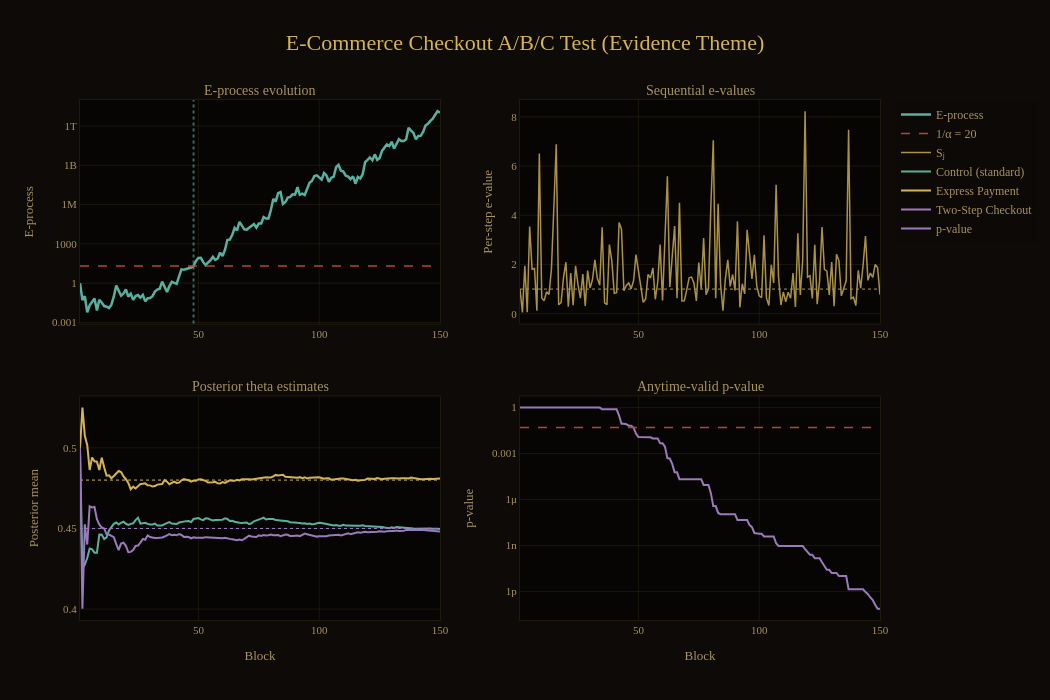

This figure's notebook cell:
### Markdown cell above
# 9. Real World: E-Commerce Checkout A/B/C Test

**Scenario:** A mid-market DTC e-commerce brand (think Allbirds, Glossier) runs
an A/B/C test on three checkout page variants to improve checkout completion rate, the fraction of users who land on the checkout page and complete the purchase.

- **Group 0 (Control):** Current single-page checkout with standard card form
- **Group 1 (Express Payment):** Apple Pay / Google Pay buttons above the card form
- **Group 2 (Two-Step Checkout):** Redesigned two-step flow (shipping, then payment)

The binary outcome: did the user complete the purchase? (1 = yes, 0 = abandoned)

**Why sequential testing matters here:**
- Every day the inferior variant is shown costs real revenue. At $50 AOV with
  ~2,300 users/day per group, a 3pp lift is worth ~$3,450/day in lost conversions.
- The team wants to peek at results continuously without inflating type-I error.
- Engineering cost of maintaining 3 code paths means faster decisions save effort.

**Realistic parameters:** Checkout completion rates are 40-55% for users who
reach the checkout page. A 3pp absolute lift (6.7% relative) from express payment
is realistic. The two-step redesign is a lateral move, no real lift.

### Code cell
np.random.seed(2025)

# True checkout completion rates
true_rates_checkout = {
    0: 0.45,   # Control: single-page checkout
    1: 0.48,   # Express payment: +3pp lift (Apple Pay / Google Pay)
    2: 0.45,   # Two-step checkout: lateral move, no real lift
}

# ~7,000 daily checkout visitors split 3 ways -> ~2,300/group/day
# A block of 200 per group represents roughly 2-3 hours of traffic
block_size_checkout = 200
n_blocks_checkout = 150  # up to ~2 weeks of data

config_checkout = KSampleConfig(
    k=3,
    significance_level=0.05,
    gamma=0.18,
    betting_strategy=BettingStrategy.ALL_IN,
    alternative_type=KSampleAlternativeType.UNRESTRICTED,
)

test_checkout = KSampleSequentialTest(config_checkout)

stop_block_checkout = None
for block in range(n_blocks_checkout):
    group_data = {
        g: np.random.binomial(1, true_rates_checkout[g], size=block_size_checkout)
        for g in range(3)
    }
    result = test_checkout.update(group_data)

    if result.reject_null and stop_block_checkout is None:
        stop_block_checkout = block + 1

# Report
if stop_block_checkout:
    users_at_stop = stop_block_checkout * block_size_checkout * 3
    days_at_stop = stop_block_checkout / (2300 / block_size_checkout * 3)  # ~11.5 blocks/day
    print(f"Rejected H0 at block {stop_block_checkout}")
    print(f"  Total users tested: {users_at_stop:,}")
    print(f"  Approximate days: {days_at_stop:.1f}")
    print(f"  Revenue saved by early stopping: ~${(150 - stop_block_checkout) * 3450 / 11.5:.0f}")
else:
    print(f"No rejection after {n_blocks_checkout} blocks")

summary = test_checkout.get_summary()
print(f"\nGroup means: {summary['group_means']}")
print(f"Final e-process: {summary['current_e_process']:.2f}")

df_checkout = test_checkout.get_history_df()

fig = plot_ksample_dashboard(
    df_checkout, alpha=0.05,
    group_labels=['Control (standard)', 'Express Payment', 'Two-Step Checkout'],
    true_values=true_rates_checkout,
    group_colors=[_EV['teal'], _EV['gold'], _EV['violet']],
    stop_block=stop_block_checkout,
    title='E-Commerce Checkout A/B/C Test', width=1050)
fig.show()

print("\nInterpretation:")
print("  The express payment variant (Group 1) produces a real 3pp lift.")
print("  The two-step redesign (Group 2) is indistinguishable from control.")
print("  The sequential test detects the heterogeneity and stops early,")
print("  saving weeks of traffic that would have been wasted on inferior variants.")

### Figure 1 — Plotly figure (JSON) as saved in the notebook; plotly's stock layout.template omitted (floating-point values rounded to 4 significant figures; data arrays with more than 128 entries replaced by an {"elided": "..."} marker saying what was removed)
{"data": [{"hovertemplate": "<b>Block %{x}</b><br>E-process: %{y:.2f}<extra></extra>", "line": {"color": "#5ab09e", "width": 2.5}, "mode": "lines", "name": "E-process", "type": "scatter", "x": {"elided": "150 int values"}, "xaxis": "x", "y": {"elided": "150 float values"}, "yaxis": "y"}, {"line": {"color": "#b84430", "dash": "dash", "width": 1.5}, "mode": "lines", "name": "1/α = 20", "type": "scatter", "x": [1, 150], "xaxis": "x", "y": [20, 20], "yaxis": "y"}, {"hovertemplate": "<b>Block %{x}</b><br>Sⱼ: %{y:.4f}<extra></extra>", "line": {"color": "#d4b455", "width": 1.5}, "mode": "lines", "name": "Sⱼ", "opacity": 0.8, "type": "scatter", "x": {"elided": "150 int values"}, "xaxis": "x2", "y": {"elided": "150 float values"}, "yaxis": "y2"}, {"line": {"color": "#a89460", "dash": "dot", "width": 1}, "mode": "lines", "name": "E[Sⱼ]=1 under H₀", "showlegend": false, "type": "scatter", "x": [1, 150], "xaxis": "x2", "y": [1, 1], "yaxis": "y2"}, {"hovertemplate": "<b>Block %{x}</b><br>Control (standard): %{y:.4f}<extra></extra>", "line": {"color": "#5ab09e", "width": 2}, "mode": "lines", "name": "Control (standard)", "type": "scatter", "x": {"elided": "150 int values"}, "xaxis": "x3", "y": {"elided": "150 float values"}, "yaxis": "y3"}, {"line": {"color": "#5ab09e", "dash": "dot", "width": 1}, "mode": "lines", "showlegend": false, "type": "scatter", "x": [1, 150], "xaxis": "x3", "y": [0.45, 0.45], "yaxis": "y3"}, {"hovertemplate": "<b>Block %{x}</b><br>Express Payment: %{y:.4f}<extra></extra>", "line": {"color": "#d4b455", "width": 2}, "mode": "lines", "name": "Express Payment", "type": "scatter", "x": {"elided": "150 int values"}, "xaxis": "x3", "y": {"elided": "150 float values"}, "yaxis": "y3"}, {"line": {"color": "#d4b455", "dash": "dot", "width": 1}, "mode": "lines", "showlegend": false, "type": "scatter", "x": [1, 150], "xaxis": "x3", "y": [0.48, 0.48], "yaxis": "y3"}, {"hovertemplate": "<b>Block %{x}</b><br>Two-Step Checkout: %{y:.4f}<extra></extra>", "line": {"color": "#9a7aba", "width": 2}, "mode": "lines", "name": "Two-Step Checkout", "type": "scatter", "x": {"elided": "150 int values"}, "xaxis": "x3", "y": {"elided": "150 float values"}, "yaxis": "y3"}, {"line": {"color": "#9a7aba", "dash": "dot", "width": 1}, "mode": "lines", "showlegend": false, "type": "scatter", "x": [1, 150], "xaxis": "x3", "y": [0.45, 0.45], "yaxis": "y3"}, {"hovertemplate": "<b>Block %{x}</b><br>p: %{y:.2e}<extra></extra>", "line": {"color": "#9a7aba", "width": 2}, "mode": "lines", "name": "p-value", "type": "scatter", "x": {"elided": "150 int values"}, "xaxis": "x4", "y": {"elided": "150 float values"}, "yaxis": "y4"}, {"line": {"color": "#b84430", "dash": "dash", "width": 1.5}, "mode": "lines", "name": "α = 0.05", "showlegend": false, "type": "scatter", "x": [1, 150], "xaxis": "x4", "y": [0.05, 0.05], "yaxis": "y4"}], "layout": {"annotations": [{"font": {"color": "#a89460", "family": "EB Garamond, serif", "size": 14}, "showarrow": false, "text": "E-process evolution", "x": 0.225, "xanchor": "center", "xref": "paper", "y": 1, "yanchor": "bottom", "yref": "paper"}, {"font": {"color": "#a89460", "family": "EB Garamond, serif", "size": 14}, "showarrow": false, "text": "Sequential e-values", "x": 0.775, "xanchor": "center", "xref": "paper", "y": 1, "yanchor": "bottom", "yref": "paper"}, {"font": {"color": "#a89460", "family": "EB Garamond, serif", "size": 14}, "showarrow": false, "text": "Posterior theta estimates", "x": 0.225, "xanchor": "center", "xref": "paper", "y": 0.43, "yanchor": "bottom", "yref": "paper"}, {"font": {"color": "#a89460", "family": "EB Garamond, serif", "size": 14}, "showarrow": false, "text": "Anytime-valid p-value", "x": 0.775, "xanchor": "center", "xref": "paper", "y": 0.43, "yanchor": "bottom", "yref": "paper"}], "font": {"color": "#a89460", "family": "Cormorant Garamond, serif"}, "height": 700, "hoverlabel": {"bgcolor": "#0d0a07", "bordercolor": "rgba(201,168,76,.25)", "font": {"color": "#ddd0a8", "family": "EB Garamond, serif", "size": 12}}, "hovermode": "x unified", "legend": {"bgcolor": "rgba(13,10,7,0.85)", "font": {"color": "#a89460", "family": "EB Garamond, serif", "size": 12}}, "paper_bgcolor": "#0d0a07", "plot_bgcolor": "#060504", "shapes": [{"line": {"color": "#5ab09e", "dash": "dot"}, "opacity": 0.6, "type": "line", "x0": 48, "x1": 48, "xref": "x", "y0": 0, "y1": 1, "yref": "y domain"}], "title": {"font": {"color": "#d4b455", "family": "Cinzel, serif", "size": 22}, "text": "E-Commerce Checkout A/B/C Test (Evidence Theme)", "x": 0.5, "xanchor": "center"}, "width": 1050, "xaxis": {"anchor": "y", "domain": [0, 0.45], "gridcolor": "rgba(201,168,76,.1)", "linecolor": "rgba(201,168,76,.1)", "mirror": true, "showgrid": true, "showline": true, "tickfont": {"family": "EB Garamond, serif", "size": 11}, "title": {"font": {"family": "EB Garamond, serif", "size": 13}}, "zeroline": false}, "xaxis2": {"anchor": "y2", "domain": [0.55, 1], "gridcolor": "rgba(201,168,76,.1)", "linecolor": "rgba(201,168,76,.1)", "mirror": true, "showgrid": true, "showline": true, "tickfont": {"family": "EB Garamond, serif", "size": 11}, "title": {"font": {"family": "EB Garamond, serif", "size": 13}}, "zeroline": false}, "xaxis3": {"anchor": "y3", "domain": [0, 0.45], "gridcolor": "rgba(201,168,76,.1)", "linecolor": "rgba(201,168,76,.1)", "mirror": true, "showgrid": true, "showline": true, "tickfont": {"family": "EB Garamond, serif", "size": 11}, "title": {"font": {"family": "EB Garamond, serif", "size": 13}, "text": "Block"}, "zeroline": false}, "xaxis4": {"anchor": "y4", "domain": [0.55, 1], "gridcolor": "rgba(201,168,76,.1)", "linecolor": "rgba(201,168,76,.1)", "mirror": true, "showgrid": true, "showline": true, "tickfont": {"family": "EB Garamond, serif", "size": 11}, "title": {"font": {"family": "EB Garamond, serif", "size": 13}, "text": "Block"}, "zeroline": false}, "yaxis": {"anchor": "x", "domain": [0.57, 1], "gridcolor": "rgba(201,168,76,.1)", "linecolor": "rgba(201,168,76,.1)", "mirror": true, "showgrid": true, "showline": true, "tickfont": {"family": "EB Garamond, serif", "size": 11}, "title": {"font": {"family": "EB Garamond, serif", "size": 13}, "text": "E-process"}, "type": "log", "zeroline": false}, "yaxis2": {"anchor": "x2", "domain": [0.57, 1], "gridcolor": "rgba(201,168,76,.1)", "linecolor": "rgba(201,168,76,.1)", "mirror": true, "showgrid": true, "showline": true, "tickfont": {"family": "EB Garamond, serif", "size": 11}, "title": {"font": {"family": "EB Garamond, serif", "size": 13}, "text": "Per-step e-value"}, "zeroline": false}, "yaxis3": {"anchor": "x3", "domain": [0, 0.43], "gridcolor": "rgba(201,168,76,.1)", "linecolor": "rgba(201,168,76,.1)", "mirror": true, "showgrid": true, "showline": true, "tickfont": {"family": "EB Garamond, serif", "size": 11}, "title": {"font": {"family": "EB Garamond, serif", "size": 13}, "text": "Posterior mean"}, "zeroline": false}, "yaxis4": {"anchor": "x4", "domain": [0, 0.43], "gridcolor": "rgba(201,168,76,.1)", "linecolor": "rgba(201,168,76,.1)", "mirror": true, "showgrid": true, "showline": true, "tickfont": {"family": "EB Garamond, serif", "size": 11}, "title": {"font": {"family": "EB Garamond, serif", "size": 13}, "text": "p-value"}, "type": "log", "zeroline": false}}}
